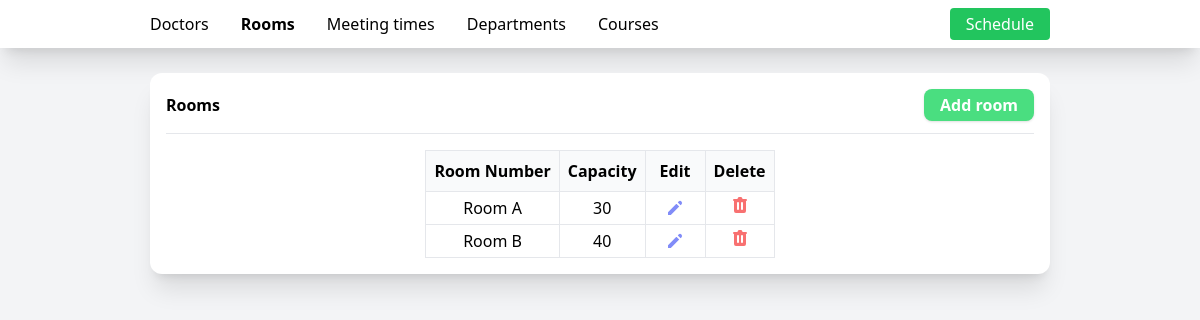
Screenshot of /rooms with the database file from the repository.
### tables this page shows
CREATE TABLE "rooms" (
	"id"	INTEGER,
	"number"	TEXT NOT NULL,
	"seatingCapacity"	INTEGER NOT NULL,
	PRIMARY KEY("id" AUTOINCREMENT)
);

### main.py (the view)
    @app.route('/rooms')
    def roomsIndex():
        rooms = AllRooms()
        return render_template('rooms.html', rooms=rooms)

### room.py (called while the page is built)
def AllRooms():
    import sqlite3
    con = sqlite3.connect('class-scheduler.db')
    cur = con.cursor()
    cur.execute('SELECT * FROM rooms')
    rooms = []
    for row in cur:
        rooms.append(Room(row[0], row[1], row[2]))
    return rooms

    def get_number(self):
        return self._number

    def get_id(self):
        return self._id

    def get_seatingCapacity(self):
        return self._seatingCapacity

### templates/rooms.html (shortened to what this page needs)
<!DOCTYPE html>
<html lang="en">
<head>
    <link rel="stylesheet" href="{{url_for('style')}}">
</head>
<body class="bg-gray-100">
    <nav class="bg-white shadow-xl w-full py-2 px-[150px]">
        <div class="flex gap-8 w-full">
            <a href="{{url_for('doctorsIndex')}}" class="hover:scale-105 hover:font-bold transition-all my-auto">Doctors</a>
            <a href="{{url_for('roomsIndex')}}"
                class="hover:scale-105 hover:font-bold transition-all my-auto font-bold ">Rooms</a>
            <a href="{{url_for('meetingTimesIndex')}}" class="hover:scale-105 hover:font-bold transition-all my-auto">Meeting times</a>
            <a href="{{url_for('departmentsIndex')}}" class="hover:scale-105 hover:font-bold transition-all my-auto">Departments</a>
            <a href="{{url_for('coursesIndex')}}" class="hover:scale-105 hover:font-bold transition-all my-auto">Courses</a>
            <a href="{{url_for('scheduleIndex')}}" class="hover:scale-105 hover:font-bold transition-all my-auto text-white bg-green-500 rounded hover:shadow-lg px-4 py-1 justify-self-end ml-auto">Schedule</a>
        </div>
    </nav>
    <main class="py-[25px] px-[150px] ">
        <div class="bg-white rounded-xl shadow-xl w-full p-4">
            <div class="flex w-full justify-between">
                <h1 class="font-bold my-auto">
                    Rooms
                </h1>
                <a href="{{url_for('createRoom')}}" class=" py-1 bg-green-400 px-4 font-semibold text-white rounded-lg shadow hover:scale-105
                    hover:shadow-lg transition-all cursor-pointer">
                    Add room</a>
            </div>
            <hr class="mt-3">
            <table class=" mx-auto border  mt-4 border-collapse">
                <thead>
                    <tr class="border-b bg-gray-50">
                        <th class="py-2 px-2 border text-center">Room Number</th>
                        <th class="py-2 px-2 border text-center">Capacity</th>
                        <th class="py-2 px-2 border text-center w-[60px]">Edit</th>
                        <th class="py-2 px-2 border text-center w-[60px]">Delete</th>
                    </tr>
                </thead>
                <tbody>
                    {% for room in rooms%}
                    <tr>
                        <td class="px-2 py-1 border text-center">{{room.get_number()}}</td>
                        <td class="px-2 py-1 border text-center">{{room.get_seatingCapacity()}}</td>
                        <td
                            class="text-indigo-400 text-center  border hover:text-indigo-500  hover:scale-110 hover:shadow-lg transition-all">
                            <svg xmlns="http://www.w3.org/2000/svg" class="h-5 w-5 mx-auto my-auto cursor-pointer"
                                viewBox="0 0 20 20" fill="currentColor">
                                <path
                                    d="M13.586 3.586a2 2 0 112.828 2.828l-.793.793-2.828-2.828.793-.793zM11.379 5.793L3 14.172V17h2.828l8.38-8.379-2.83-2.828z" />
                            </svg>
                        </td>
                        <td
                            class="text-red-400  text-center border hover:text-red-500 hover:scale-110 hover:shadow-lg transition-all">
                            <form action="{{url_for('deleteRoom',id=room.get_id())}}" method="POST">
                                <button type="submit"
                                    onclick="return confirm('Are you sure you want to delete this room?')">
                                </button>
                            </form>
                        </td>
                    </tr>
                    {% endfor %}
                </tbody>
            </table>
        </div>
    </main>
</body>
</html>

### rows the page displays
rooms: get_number "Room A", get_seatingCapacity "30"
rooms: get_number "Room B", get_seatingCapacity "40"
